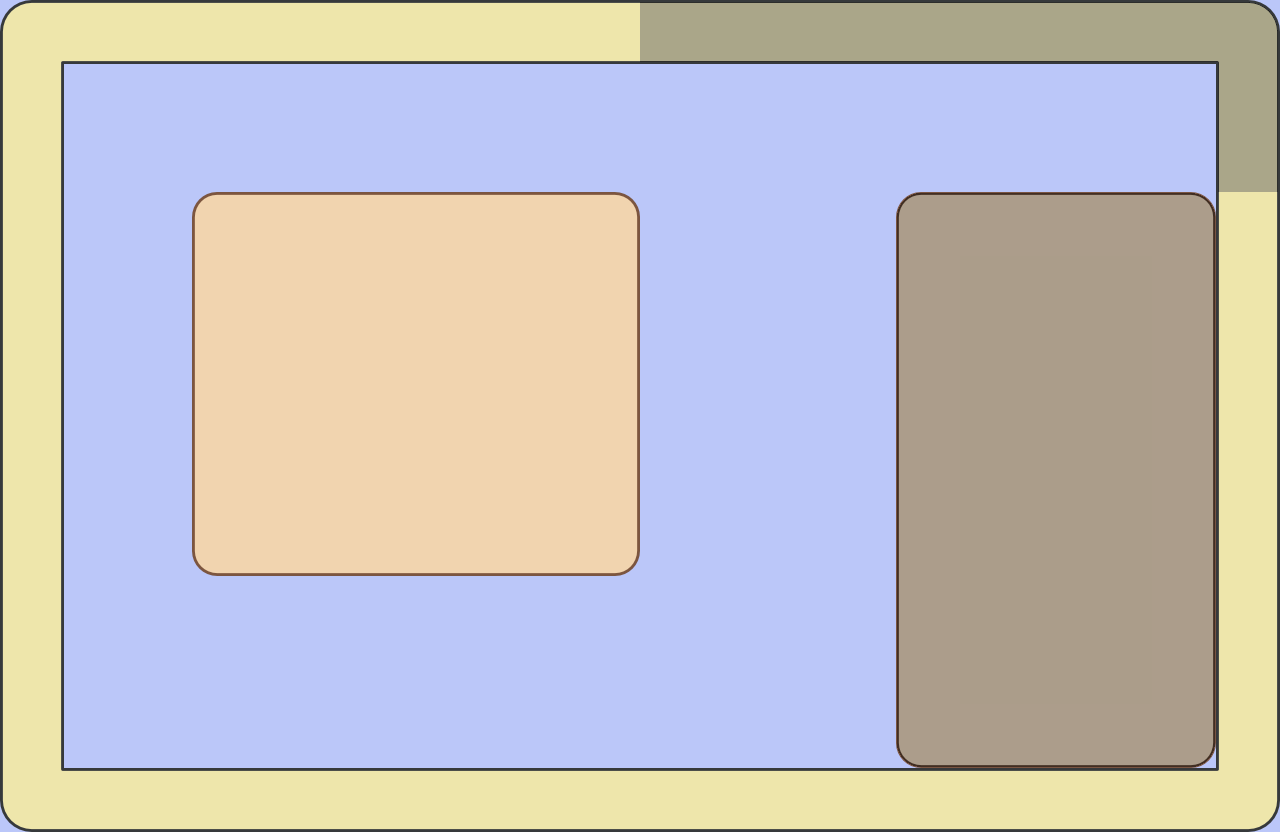

Tiled map render using the project's own tile images. Description and the map definition, with tile-layer contents summarised, below:
An orthogonal 20x13 tile map with 64x64 px tiles, 3 tile layers (fondo, Capa de patrones 2, nowalls) and 9 objects (3x ET_WALL_NOPORTAL, ET_PRINCESS, ET_PLAYER).

<map version="1.0" orientation="orthogonal" width="20" height="13" tilewidth="64" tileheight="64">
 <tileset firstgid="1" name="tilemapinkscape" tilewidth="64" tileheight="64">
  <image source="tilemapinkscape.png" trans="000000" width="1024" height="1024" />
 </tileset>
 <layer name="fondo" width="20" height="13">
  <data>[260 cells, 260 non-empty, 1 distinct tile ids]</data>
 </layer>
 <layer name="Capa de patrones 2" width="20" height="13">
  <data>[260 cells, 149 non-empty, 5 distinct tile ids]</data>
 </layer>
 <layer name="nowalls" width="20" height="13">
  <data>[260 cells, 57 non-empty, 5 distinct tile ids]</data>
 </layer>
 <objectgroup name="Capa de Objetos 1" width="20" height="13">
  <object name="ET_PRINCESS" x="1152" y="128" width="64" height="64" />
  <object name="ET_PLAYER" x="64" y="704" width="64" height="64" />
  <object name="ET_WALL_NOPORTAL" x="640" y="0" width="640" height="64" />
  <object name="ET_WALL_NOPORTAL" x="1216" y="64" width="64" height="128" />
  <object name="ET_WALL_NOPORTAL" x="896" y="192" width="384" height="576" />
  <object x="0" y="0" width="640" height="64" />
  <object x="0" y="64" width="64" height="768" />
  <object x="64" y="768" width="1216" height="64" />
  <object x="192" y="192" width="448" height="384" />
 </objectgroup>
</map>
